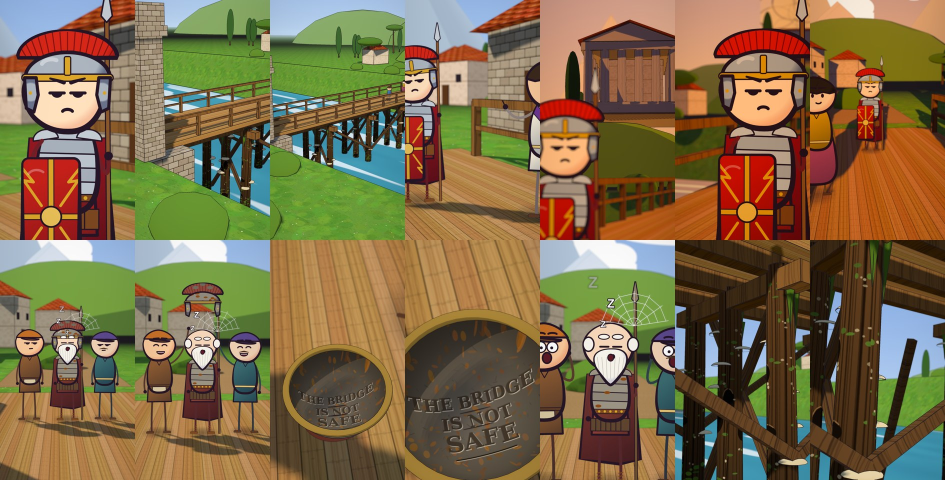
#> input picture .claude/skills/cartoon-audio-short/kit/example/soldier/stills.jpg, 1890 x 960 px (shown at 1/2 size)
$ python -i fabrics.py   (imports and definitions only)
#> lines starting #> are read from the running program, lines starting #| are printed output that depends on the picture
# Own textures: 1950s moquette upholstery, floral curtain chintz, fireplace tiles.
from PIL import Image, ImageDraw, ImageFilter, ImageChops
import random, math
# [1 line not run here, left out]
def grain(im, k=30):
    n=Image.effect_noise(im.size,k).convert('L'); return ImageChops.multiply(im,Image.merge('RGB',[n.point(lambda v:215+v//6)]*3))
# moquette: small leaf/diamond repeat in rust + moss on brown
S=1024; m=Image.new('RGB',(S,S),(104,116,92)); d=ImageDraw.Draw(m,'RGBA')
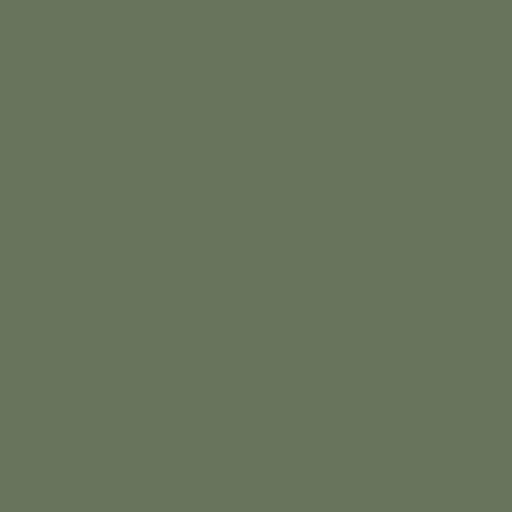
#> m: PIL image 1024x1024 RGB (shown at 1/2 size); mean R, G, B 104, 116, 92
# [6 lines not run here, left out]
#> in grain, `n = Image.effect_noise(im.size, k).convert('L')`:
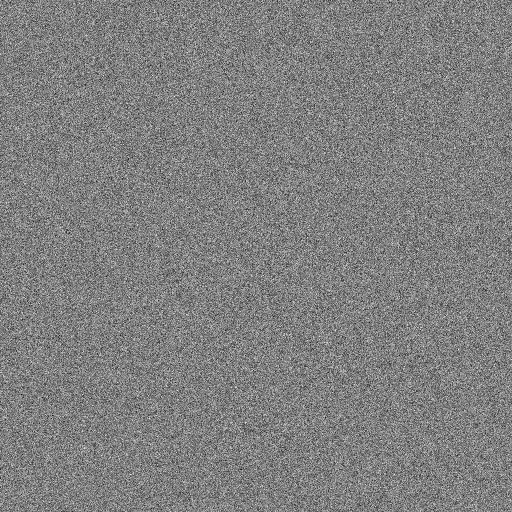
#> n: PIL image 1024x1024 L (shown at 1/2 size); min 0, max 255, mean 127.5
# chintz curtains: big cabbage roses on cream
S=2048; c=Image.new('RGB',(S,S),(226,214,186)); d=ImageDraw.Draw(c,'RGBA')
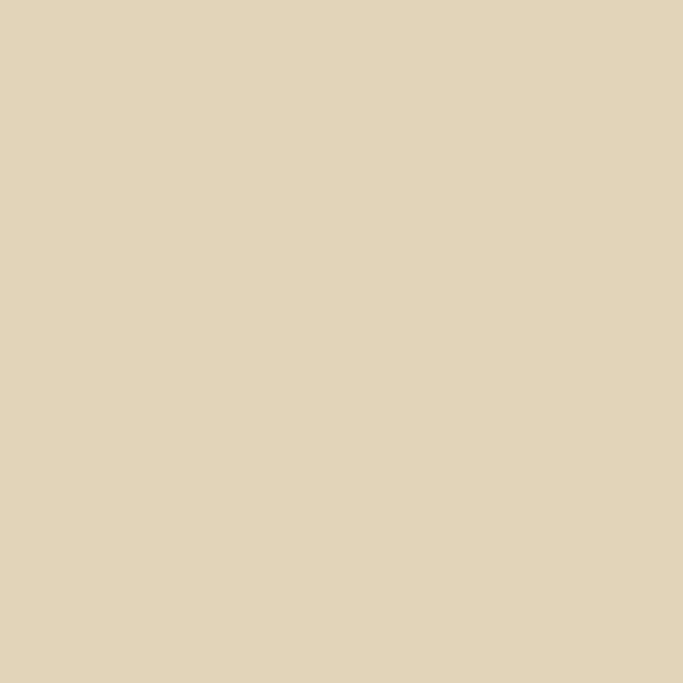
#> c: PIL image 2048x2048 RGB (shown at 1/3 size); mean R, G, B 226, 214, 186
def rose(cx,cy,s):
    for ring in range(6):
        rr=s*(1-ring*0.15)
        for p in range(6):
            a=p/6*math.tau+ring; px,py=cx+math.cos(a)*rr*0.3,cy+math.sin(a)*rr*0.3
            col=(int(150+ring*14),int(58+ring*12),int(70+ring*10),230); d.ellipse([px-rr*0.6,py-rr*0.5,px+rr*0.6,py+rr*0.5],fill=col)
# [8 lines not run here, left out]
#> call 2 of grain, with k = 30
#> in grain (call 2), `n = Image.effect_noise(im.size, k).convert('L')`:
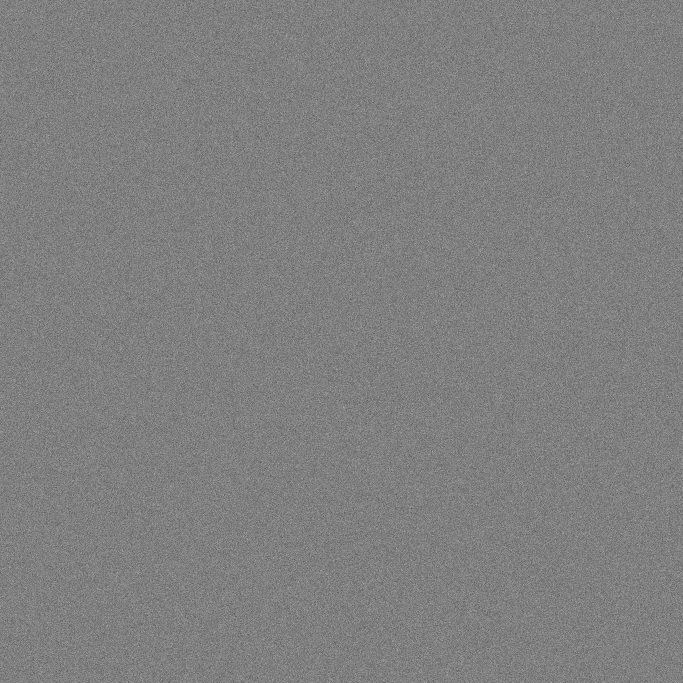
#> n: PIL image 2048x2048 L (shown at 1/3 size); min 0, max 255, mean 127.5
# fireplace tiles: glazed buff/brown mottled 6-inch tiles
S=1024; t=Image.new('RGB',(S,S),(60,50,42)); d=ImageDraw.Draw(t)
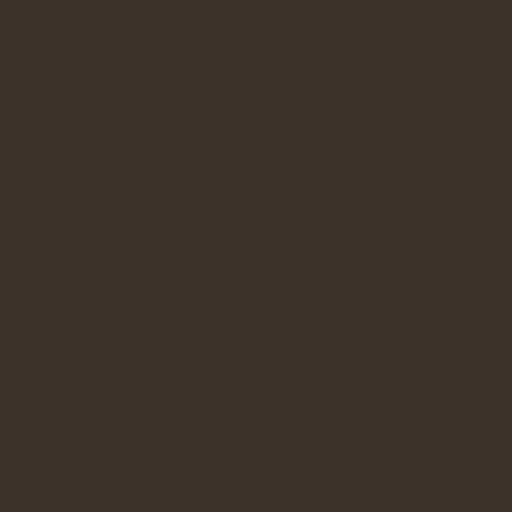
#> t: PIL image 1024x1024 RGB (shown at 1/2 size); mean R, G, B 60, 50, 42
# [9 lines not run here, left out]

>>> from PIL import Image
>>> picture = Image.open('../../../.claude/skills/cartoon-audio-short/kit/example/soldier/stills.jpg')
#> picture is the input picture: PIL image 1890x960 RGB; mean R, G, B 125.7, 107.1, 71.7
>>> result = grain(picture)
#> call 3 of grain, with k = 30
#> in grain (call 3), `n = Image.effect_noise(im.size, k).convert('L')`:
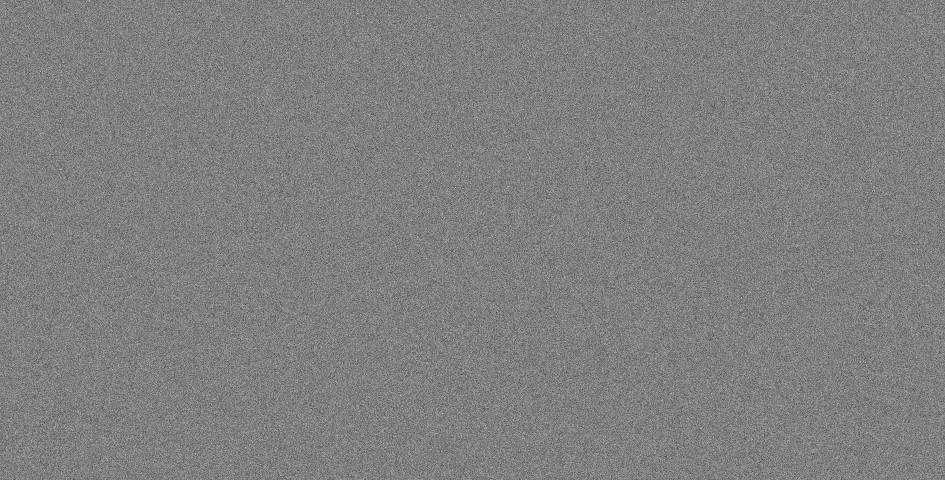
#> n: PIL image 1890x960 L (shown at 1/2 size); min 0, max 255, mean 127.5
